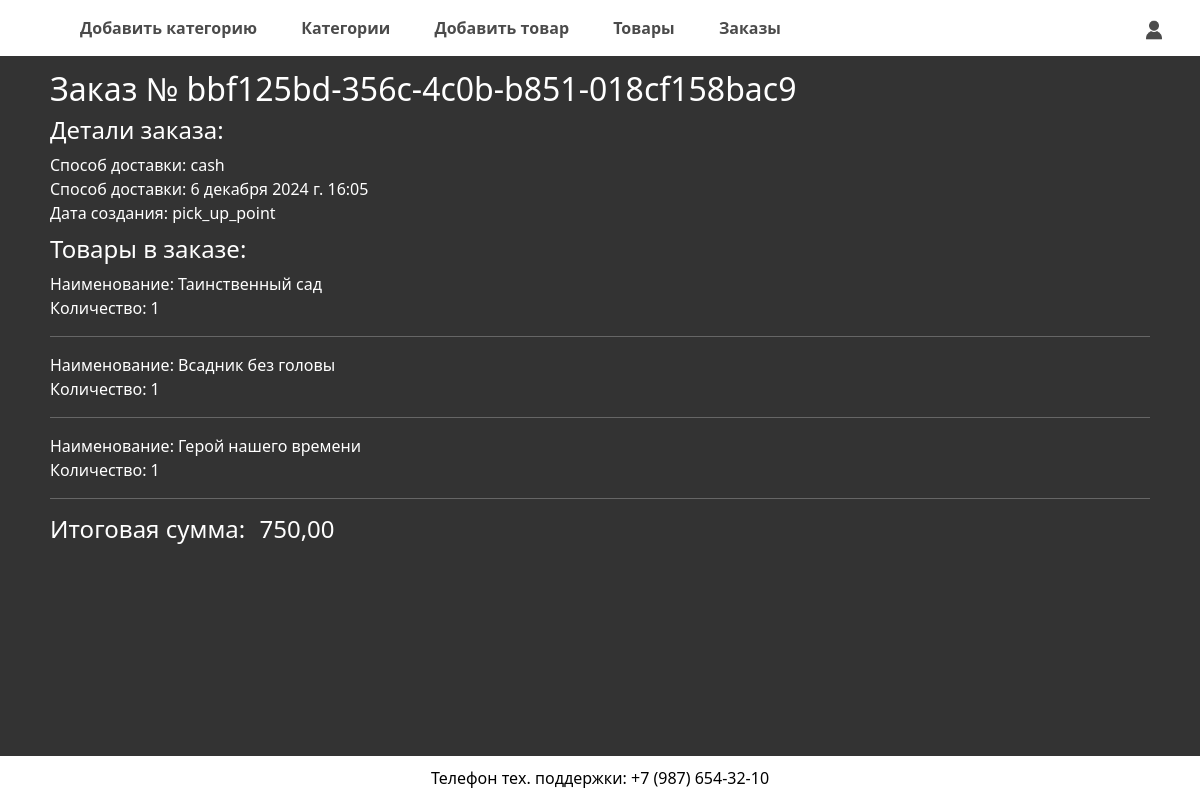
Screenshot of /orders/detail/bbf125bd-356c-4c0b-b851-018cf158bac9/ (signed in) with the database file from the repository.
### orders/models.py (models this page shows, shortened)
class Order(models.Model):
    number = models.CharField(primary_key=True, unique=True, max_length=256, editable=False)
    user = models.ForeignKey(User, on_delete=models.CASCADE, editable=False, null=True)
    cart = models.OneToOneField(CartUser, on_delete=models.SET_NULL, editable=False, null=True)
    status = models.CharField(max_length=50, default='в обработке')
    payment = models.CharField(max_length=50, default='картой')
    delivery = models.CharField(max_length=50, default='самовывоз из магазина')
    address = models.TextField(null=True)
    created_at = models.DateTimeField(auto_now_add=True, editable=False)
    name = models.CharField(max_length=50, null=True)
    last_name = models.CharField(max_length=50, null=True)
    email = models.EmailField(null=True)
    phone = models.CharField(max_length=20, null=True)

class OrderItem(models.Model):
    order = models.ForeignKey(Order, on_delete=models.CASCADE, related_name='order_items')
    product = models.ForeignKey(Product, on_delete=models.SET_NULL, null=True)
    quantity = models.IntegerField()

### shop/models.py (models this page shows, shortened)
class Product(models.Model):
    category = models.ForeignKey(Category,
                                 related_name='products',
                                 on_delete=models.CASCADE)
    author = models.CharField(max_length=75, verbose_name='Автор')
    name = models.CharField(max_length=200,
                            verbose_name='Название книги')
    description = models.TextField(blank=True, verbose_name='Описание книги')
    slug = models.SlugField(max_length=200)
    image = models.ImageField(upload_to='products/%Y/%m/%d',
                              blank=True, verbose_name='Фото')
    price = models.DecimalField(max_digits=10,
                                decimal_places=2)
    available = models.BooleanField(default=True)
    created = models.DateTimeField(auto_now_add=True)
    updated = models.DateTimeField(auto_now=True)
    class Meta:
        ordering = ['name']
        indexes = [
            models.Index(fields=['id', 'slug']),
            models.Index(fields=['name']),
            models.Index(fields=['-created']),
        ]
        verbose_name = 'Товар'
        verbose_name_plural = 'Товары'

### orders/views.py (the view, shortened to what this page needs)
# urls.py: path('detail/<str:number>/', order_detail, name="order_detail"),
@login_required
def order_detail(request, number):
    admin = user.objects.get(username='staff')
    if request.user == admin:
        order = get_object_or_404(Order, number=number)
        order_items = order.order_items.all()
        count = 0
        for item in order_items:
            count += item.product.price
        context = {"order": order, "order_items": order_items, "count": count}
        return render(request, template_name='orders/admin/order_detail.html', context=context)

### cart/context_processors.py (called while the page is built)
def cart(request):
    if request.user.id:
        return {'cart': ProductCartUser(request)}
    return {'cart': Cart(request)}

### orders/context_processors.py (called while the page is built)
def quick_order_form(request):
    return {'quick_order_form': QuickOrderForm()}

### orders/templates/orders/admin/order_detail.html (shortened to what this page needs)
{% extends 'base_admin.html' %}
{% load static %}
{% block content %}
<h2 class="book_h2">Заказ № {{ order.number }}</h2>
<div class="order-admin-item">
  <h4 class="book_h2">Детали заказа:</h4>
  <div class="order-payment">Способ доставки: {{ order.payment }}</div>
  <div class="order-date">Способ доставки: {{ order.created_at }}</div>
  <div class="order-delivery">Дата создания: {{ order.delivery }}</div>
</div>
<h4 class="book_h2" style="margin-top: 10px">Товары в заказе:</h4>
{% for item in order_items %}
<div class="order-admin-item">
  <div>Наименование: {{ item.product.name }}</div>
  <div>Количество: {{ item.quantity }}</div>
  <hr />
</div>
{% endfor %}
<h4 class="book_h2">Итоговая сумма: <span class="mb-0 ms-2">{{ count }}</span></h4>
{% endblock content %}

### static/css/styles.css (style rules this page uses)
* { box-sizing: border-box; margin: 0; padding: 0; }
body { font-family: Arial, sans-serif; background-color: #e2e1e1; min-height: 100%; margin-top: 50px; }
.book_h2 { margin-right: 20px; }

### rows the page displays
Order: number "bbf125bd-356c-4c0b-b851-018cf158bac9", payment "cash", created_at "6 декабря 2024 г. 16:05", delivery "pick_up_point"
OrderItem: product.name "Таинственный сад", quantity "1"
OrderItem: product.name "Всадник без головы", quantity "1"
OrderItem: product.name "Герой нашего времени", quantity "1"

### other values shown
{{ count }} "750,00"
